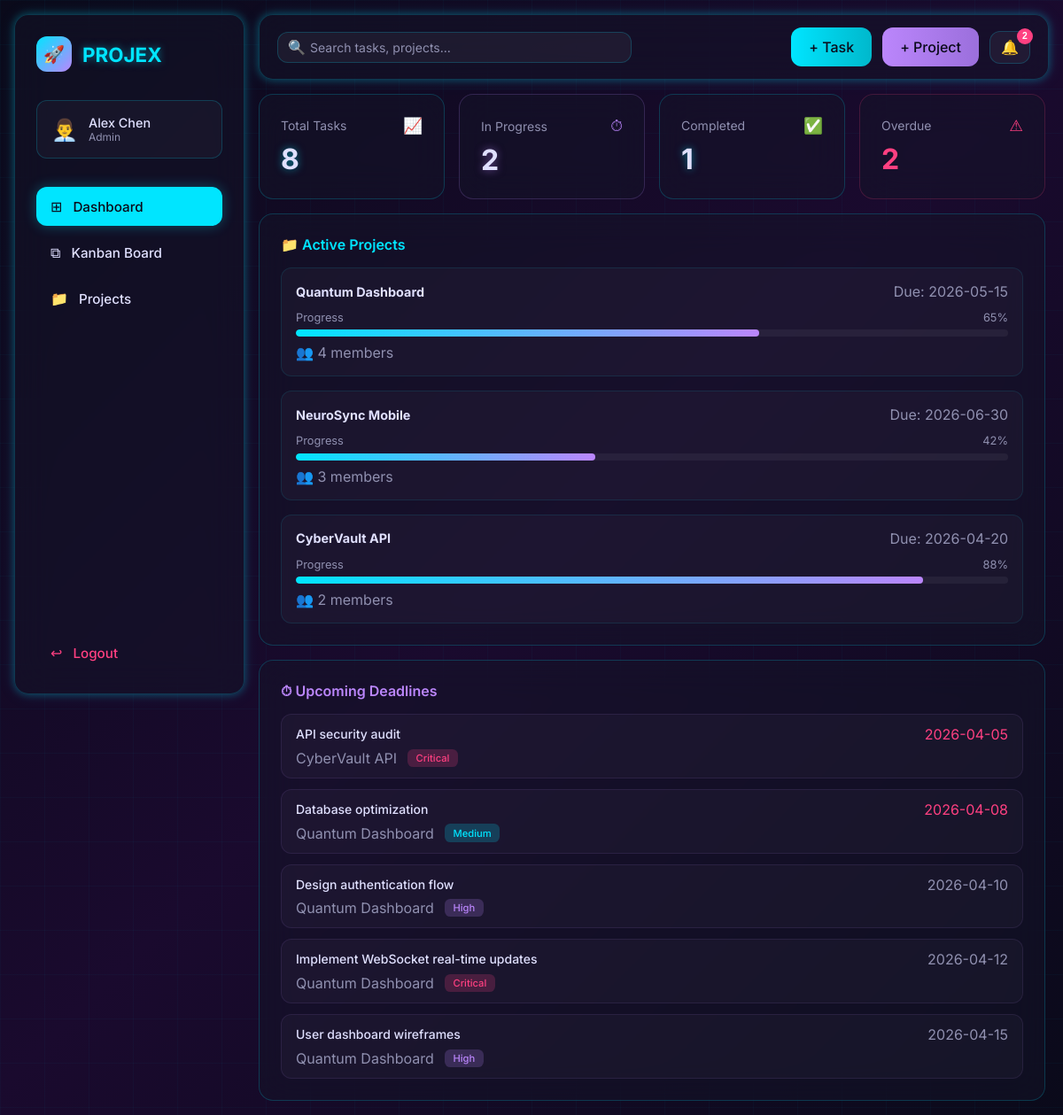
Page /index.php?page=dashboard (signed in) on the committed database.
### tables this page shows
CREATE TABLE IF NOT EXISTS `users` (
  `id`         INT AUTO_INCREMENT PRIMARY KEY,
  `name`       VARCHAR(100) NOT NULL,
  `email`      VARCHAR(150) NOT NULL UNIQUE,
  `password`   VARCHAR(255) NOT NULL,
  `role`       ENUM('Admin','Project Manager','Developer','Designer','Client') NOT NULL DEFAULT 'Developer',
  `avatar`     VARCHAR(10)  DEFAULT '👤',
  `created_at` TIMESTAMP    DEFAULT CURRENT_TIMESTAMP
);

CREATE TABLE IF NOT EXISTS `projects` (
  `id`          INT AUTO_INCREMENT PRIMARY KEY,
  `name`        VARCHAR(150) NOT NULL,
  `description` TEXT,
  `progress`    TINYINT UNSIGNED DEFAULT 0,
  `deadline`    DATE,
  `status`      ENUM('Active','On Hold','Completed') DEFAULT 'Active',
  `created_at`  TIMESTAMP DEFAULT CURRENT_TIMESTAMP
);

CREATE TABLE IF NOT EXISTS `tasks` (
  `id`          INT AUTO_INCREMENT PRIMARY KEY,
  `title`       VARCHAR(200) NOT NULL,
  `description` TEXT,
  `status`      ENUM('Backlog','To Do','In Progress','Review','Completed') DEFAULT 'To Do',
  `priority`    ENUM('Low','Medium','High','Critical') DEFAULT 'Medium',
  `assigned_to` INT NULL,
  `project_id`  INT NULL,
  `due_date`    DATE,
  `created_at`  TIMESTAMP DEFAULT CURRENT_TIMESTAMP,
  FOREIGN KEY (`assigned_to`) REFERENCES `users`(`id`)    ON DELETE SET NULL,
  FOREIGN KEY (`project_id`)  REFERENCES `projects`(`id`) ON DELETE CASCADE
);

### data/data.php (called while the page is built, shortened)
<?php
require_once __DIR__ . '/../config/db.php';
function dbRow($sql, $types = '', ...$params) {
    global $conn;
    $stmt = mysqli_prepare($conn, $sql);
    if ($params) mysqli_stmt_bind_param($stmt, $types, ...$params);
    mysqli_stmt_execute($stmt);
    $result = mysqli_stmt_get_result($stmt);
    return mysqli_fetch_assoc($result);
}
function dbRows($sql, $types = '', ...$params) {
    global $conn;
    $stmt = mysqli_prepare($conn, $sql);
    if ($params) mysqli_stmt_bind_param($stmt, $types, ...$params);
    mysqli_stmt_execute($stmt);
    $result = mysqli_stmt_get_result($stmt);
    $rows = [];
    while ($row = mysqli_fetch_assoc($result)) $rows[] = $row;
    return $rows;
}
function getUserById($id) {
    return dbRow('SELECT * FROM users WHERE id = ?', 'i', $id);
}
function getProjectById($id) {
    $project = dbRow('SELECT * FROM projects WHERE id = ?', 'i', $id);
    if ($project) $project['teamMembers'] = getProjectMemberIds($id);
    return $project;
}
function getAllProjects() {
    $projects = dbRows('SELECT * FROM projects ORDER BY created_at DESC');
    foreach ($projects as &$p) $p['teamMembers'] = getProjectMemberIds($p['id']);
    return $projects;
}
function getProjectMemberIds($projectId) {
    $rows = dbRows('SELECT user_id FROM project_members WHERE project_id = ?', 'i', $projectId);
    return array_column($rows, 'user_id');
}
function getUserProjects($user) {
    if ($user['role'] === 'Client') {
        $projects = dbRows('
            SELECT p.* FROM projects p
            JOIN project_members pm ON pm.project_id = p.id
            WHERE pm.user_id = ? ORDER BY p.created_at DESC
        ', 'i', $user['id']);
    } else {
        $projects = getAllProjects();
    }
    foreach ($projects as &$p) $p['teamMembers'] = getProjectMemberIds($p['id']);
    return $projects;
}
function getUserTasks($user) {
    if (in_array($user['role'], ['Admin', 'Project Manager']))
        return dbRows('SELECT * FROM tasks ORDER BY due_date ASC');
    return dbRows('SELECT * FROM tasks ORDER BY due_date ASC');
}
function unreadCount($userId) {
    $row = dbRow('SELECT COUNT(*) AS cnt FROM notifications WHERE user_id = ? AND is_read = 0', 'i', $userId);
    return $row['cnt'] ?? 0;
}
function isOverdue($dueDate, $status) {
    return strtotime($dueDate) < time() && $status !== 'Completed';
}
function priorityClass($priority) {
    return match($priority) {
        'Critical' => 'priority-critical',
        'High'     => 'priority-high',
        'Medium'   => 'priority-medium',
        default    => 'priority-low',
    };
}

### pages/dashboard.php (the view, shortened to what this page needs)
<?php
include 'partials/layout_start.php';
$userTasks    = array_values(getUserTasks($currentUser));
$userProjects = array_values(getUserProjects($currentUser));
$total      = count($userTasks);
$inProgress = count(array_filter($userTasks, fn($t) => $t['status'] === 'In Progress'));
$completed  = count(array_filter($userTasks, fn($t) => $t['status'] === 'Completed'));
$overdue    = count(array_filter($userTasks, fn($t) => isOverdue($t['due_date'], $t['status'])));
$activeProjects = array_filter($userProjects, fn($p) => $p['status'] === 'Active');
$upcoming = array_filter($userTasks, fn($t) => $t['status'] !== 'Completed');
usort($upcoming, fn($a,$b) => strtotime($a['due_date']) - strtotime($b['due_date']));
$upcoming = array_slice(array_values($upcoming), 0, 5);
?>
<div class="stats-grid">
    <div class="stat-card glass-card" style="--accent-color:rgba(0,229,255,0.2)">
        <div class="stat-header"><span class="stat-label">Total Tasks</span><span class="stat-icon cyan">📈</span></div>
        <div class="stat-value neon-text"><?= $total ?></div>
    </div>
    <div class="stat-card glass-card" style="--accent-color:rgba(187,134,252,0.2)">
        <div class="stat-header"><span class="stat-label">In Progress</span><span class="stat-icon purple">⏱</span></div>
        <div class="stat-value neon-text-purple"><?= $inProgress ?></div>
    </div>
    <div class="stat-card glass-card" style="--accent-color:rgba(0,229,255,0.2)">
        <div class="stat-header"><span class="stat-label">Completed</span><span class="stat-icon cyan">✅</span></div>
        <div class="stat-value neon-text"><?= $completed ?></div>
    </div>
    <div class="stat-card glass-card" style="--accent-color:rgba(255,64,129,0.2)">
        <div class="stat-header"><span class="stat-label">Overdue</span><span class="stat-icon red">⚠</span></div>
        <div class="stat-value" style="color:#ff4081"><?= $overdue ?></div>
    </div>
</div>
<div class="glass-card section-card">
    <h3 class="section-title cyan">📁 Active Projects</h3>
    <div class="projects-list">
        <?php foreach ($activeProjects as $project): ?>
        <div class="project-row">
            <div class="project-row-header">
                <h4><?= htmlspecialchars($project['name']) ?></h4>
                <span class="muted-text">Due: <?= $project['deadline'] ?></span>
            </div>
            <div class="progress-wrap">
                <div class="progress-labels"><span>Progress</span><span><?= $project['progress'] ?>%</span></div>
                <div class="progress-bar"><div class="progress-fill" style="width:<?= $project['progress'] ?>%"></div></div>
            </div>
            <div class="project-meta">
                <span class="muted-text">👥 <?= count($project['teamMembers']) ?> members</span>
            </div>
        </div>
        <?php endforeach; ?>
    </div>
</div>
<div class="glass-card section-card">
    <h3 class="section-title purple">⏱ Upcoming Deadlines</h3>
    <div class="deadline-list">
        <?php foreach ($upcoming as $task):
            $proj = getProjectById($task['project_id']);
            $over = isOverdue($task['due_date'], $task['status']);
        ?>
        <a href="index.php?page=kanban&task=<?= $task['id'] ?>" class="deadline-item">
            <div class="deadline-row">
                <span class="task-title"><?= htmlspecialchars($task['title']) ?></span>
                <span class="<?= $over ? 'text-red' : 'muted-text' ?>"><?= $task['due_date'] ?></span>
            </div>
            <div class="deadline-meta">
                <span class="muted-text"><?= htmlspecialchars($proj['name'] ?? '') ?></span>
                <span class="priority-badge <?= priorityClass($task['priority']) ?>"><?= $task['priority'] ?></span>
            </div>
        </a>
        <?php endforeach; ?>
    </div>
</div>
<?php include 'partials/layout_end.php'; ?>

### index.php (shortened to what this page needs)
<?php
$page = $_GET['page'] ?? 'login';
require_once 'config/db.php';
require_once 'data/data.php';
if (isset($_SESSION['user'])) {
    $refreshed = getUserById($_SESSION['user']['id']);
}
?>
<!DOCTYPE html>
<html lang="en">
<head>
    <link rel="stylesheet" href="css/style.css">
</head>
<body>
<?php include "pages/{$page}.php"; ?>
</body>
</html>

### partials/layout_start.php (shortened to what this page needs)
<?php
$currentUser  = $_SESSION['user'];
$unread       = unreadCount($currentUser['id']);
$activePage   = $_GET['page'] ?? 'dashboard';
?>
<div class="app-layout">
    <aside class="sidebar glass-card neon-border">
        <div class="sidebar-logo">
            <div class="logo-badge">🚀</div>
            <span class="neon-text logo-text">PROJEX</span>
        </div>
        <div class="user-info">
            <div class="user-avatar"><?= $currentUser['avatar'] ?? '👤' ?></div>
            <div class="user-details">
                <div class="user-name"><?= htmlspecialchars($currentUser['name']) ?></div>
                <div class="user-role"><?= htmlspecialchars($currentUser['role']) ?></div>
            </div>
        </div>
        <nav class="sidebar-nav">
            <a href="index.php?page=dashboard" class="nav-item <?= $activePage==='dashboard'?'active':'' ?>"><span class="nav-icon">⊞</span> Dashboard</a>
            <a href="index.php?page=kanban"    class="nav-item <?= $activePage==='kanban'   ?'active':'' ?>"><span class="nav-icon">⧉</span> Kanban Board</a>
            <a href="index.php?page=projects"  class="nav-item <?= $activePage==='projects' ?'active':'' ?>"><span class="nav-icon">📁</span> Projects</a>
        </nav>
        <a href="index.php?page=logout" class="nav-item logout-btn"><span class="nav-icon">↩</span> Logout</a>
    </aside>
    <div class="main-content">
        <div class="topbar glass-card neon-border">
            <div class="topbar-left">
                <div class="search-wrap">
                    <span class="search-icon">🔍</span>
                    <input type="text" id="globalSearch" placeholder="Search tasks, projects..." class="search-input">
                </div>
            </div>
            <div class="topbar-right">
                <?php if (in_array($currentUser['role'], ['Admin','Project Manager'])): ?>
                <button class="btn-cyan"   onclick="openModal('createTaskModal')">+ Task</button>
                <button class="btn-purple" onclick="openModal('createProjectModal')">+ Project</button>
                <?php endif; ?>
                <div class="notif-wrap">
                    <button class="icon-btn" onclick="toggleNotifs()" id="notifBtn">
                        🔔
                        <?php if ($unread > 0): ?><span class="notif-badge"><?= $unread ?></span><?php endif; ?>
                    </button>
                </div>
            </div>
        </div>
        <div class="page-content">

### partials/layout_end.php (shortened to what this page needs)
        </div>
    </div>
</div>

### rows in the picture
users: avatar "👨‍💼", name "Alex Chen", role "Admin"
projects: name "Quantum Dashboard", deadline "2026-05-15", progress "65", count($project['teamMembers']) "4"
projects: name "NeuroSync Mobile", deadline "2026-06-30", progress "42", count($project['teamMembers']) "3"
projects: name "CyberVault API", deadline "2026-04-20", progress "88", count($project['teamMembers']) "2"
tasks: title "API security audit", due_date "2026-04-05", project.name "CyberVault API", priority "Critical"
tasks: title "Database optimization", due_date "2026-04-08", project.name "Quantum Dashboard", priority "Medium"
tasks: title "Design authentication flow", due_date "2026-04-10", project.name "Quantum Dashboard", priority "High"
tasks: title "Implement WebSocket real-time updates", due_date "2026-04-12", project.name "Quantum Dashboard", priority "Critical"
tasks: title "User dashboard wireframes", due_date "2026-04-15", project.name "Quantum Dashboard", priority "High"

### other values in the picture
$unread "2"
$total "8"
$inProgress "2"
$completed "1"
$overdue "2"
